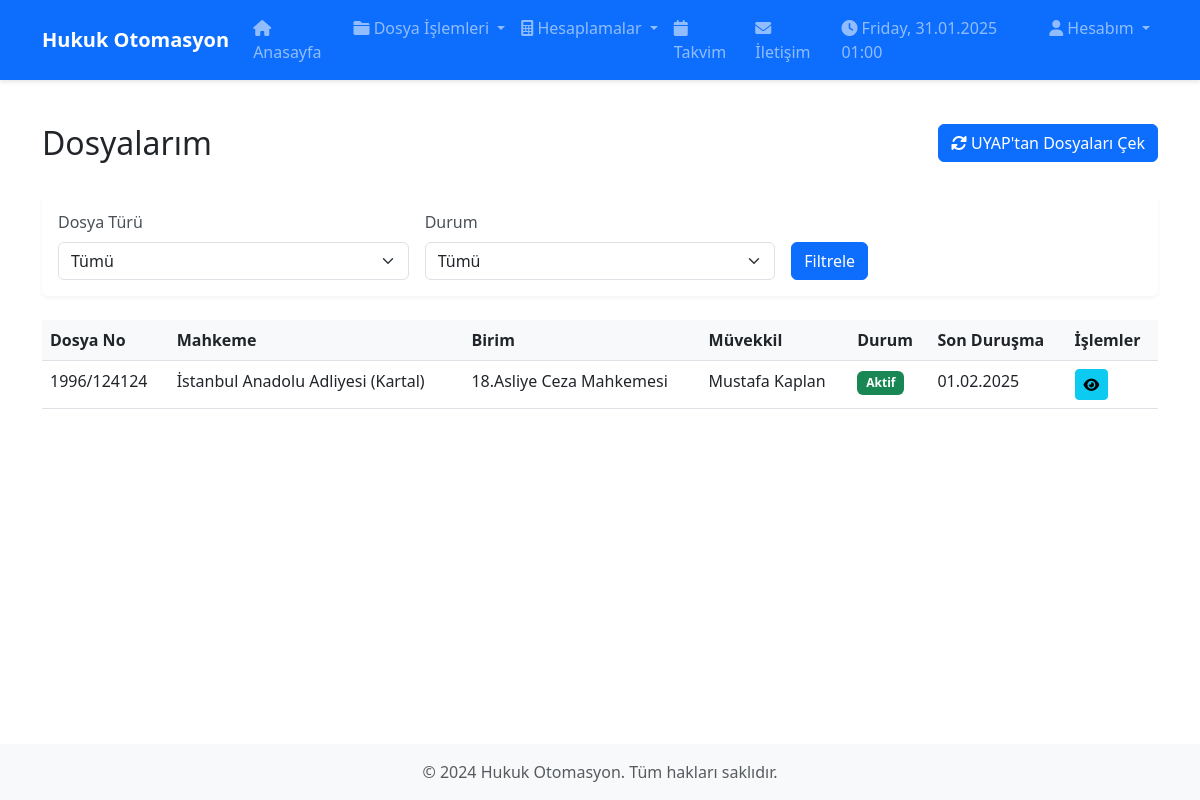
/dosyalarim, run on an earlier commit of the app's database.
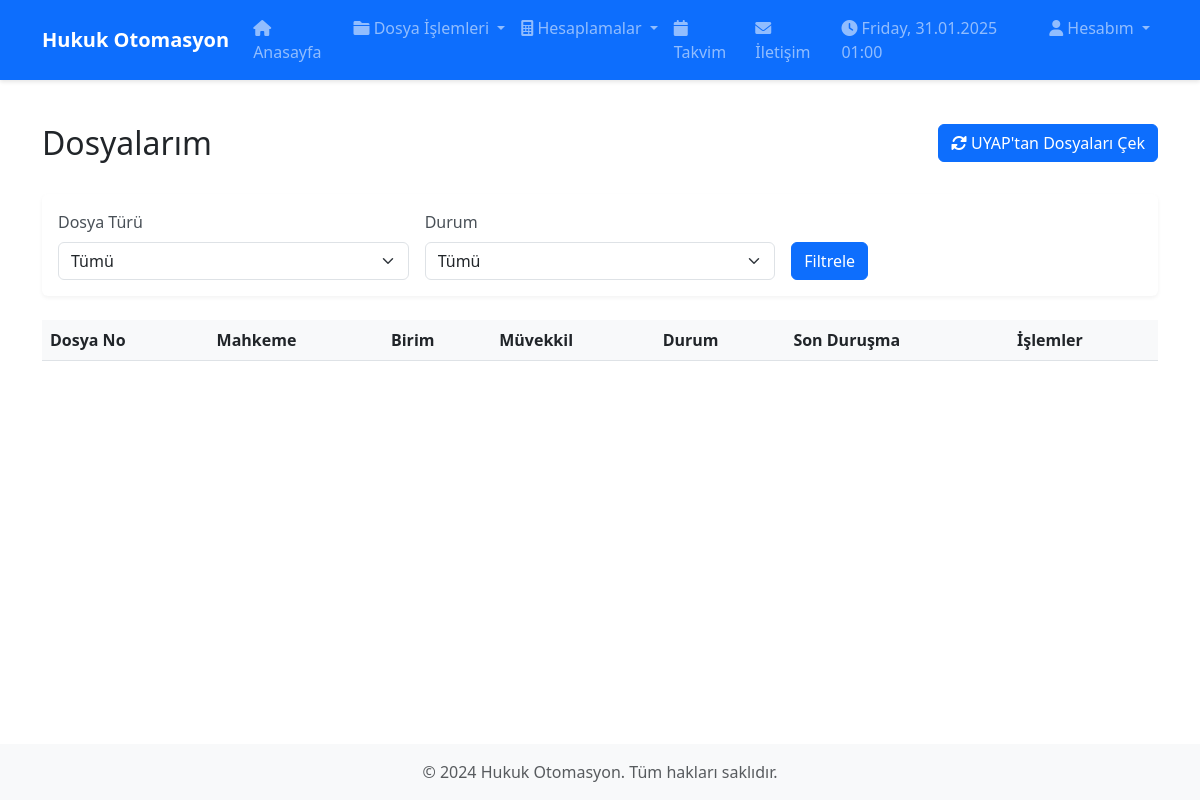
And on a later commit of the database.
### app.py (models this page shows)
class CaseFile(db.Model):
    id = db.Column(db.Integer, primary_key=True)
    file_type = db.Column(db.String(50), nullable=False)
    courthouse = db.Column(db.String(100), nullable=False)  # Adliye
    department = db.Column(db.String(100), nullable=False)  # Birim
    year = db.Column(db.Integer, nullable=False)
    case_number = db.Column(db.String(50), nullable=False)
    client_name = db.Column(db.String(150), nullable=False)
    phone_number = db.Column(db.String(20))
    status = db.Column(db.String(50), default='Aktif')
    open_date = db.Column(db.Date)
    next_hearing = db.Column(db.Date)
    hearing_time = db.Column(db.String(5))  # HH:MM formatında
    expenses = db.relationship('Expense', backref='case_file', lazy=True)
    documents = db.relationship('Document', backref='case_file', lazy=True)
    description = db.Column(db.Text)
    user_id = db.Column(db.Integer, db.ForeignKey('user.id'), nullable=False)

### app.py (the view)
@app.route('/dosyalarim')
def dosyalarim():
    file_type = request.args.get('file_type')
    status = request.args.get('status')
    query = CaseFile.query
    if file_type:
        query = query.filter_by(file_type=file_type)
    if status:
        query = query.filter_by(status=status)
    case_files = query.all()
    return render_template('dosyalarim.html',
                         case_files=case_files,
                         selected_type=file_type,
                         selected_status=status)

### app.py (called while the page is built)
@app.context_processor
def inject_datetime():
    try:
        now = datetime.now()
        current_time = {
            'weekday': now.strftime('%A'),  # Gün adı
            'time': now.strftime('%H:%M'),  # Saat
            'date': now.strftime('%d.%m.%Y')  # Tarih
        }
    except Exception:
        current_time = {
            'weekday': '',
            'time': '',
            'date': ''
        }
    return dict(current_time=current_time)

### templates/dosyalarim.html (shortened to what this page needs)
{% extends "base.html" %}
{% block content %}
<div class="container mt-4">
    <div class="row mb-4">
        <div class="col">
            <h2>Dosyalarım</h2>
        </div>
        <div class="col-auto">
            <button id="uyapSyncBtn" class="btn btn-primary">
                <i class="fas fa-sync-alt"></i> UYAP'tan Dosyaları Çek
            </button>
        </div>
    </div>
    <div class="card mb-4">
        <div class="card-body">
            <form method="get" class="row g-3">
                <div class="col-md-4">
                    <label for="file-type" class="form-label">Dosya Türü</label>
                    <select name="file_type" id="file-type" class="form-select">
                        <option value="">Tümü</option>
                    </select>
                </div>
                <div class="col-md-4">
                    <label for="status" class="form-label">Durum</label>
                    <select name="status" id="status" class="form-select">
                        <option value="">Tümü</option>
                    </select>
                </div>
                <div class="col-md-4 d-flex align-items-end">
                    <button type="submit" class="btn btn-primary">Filtrele</button>
                </div>
            </form>
        </div>
    </div>
    <div class="table-responsive">
        <table class="table table-hover">
            <thead>
                <tr>
                    <th>Dosya No</th>
                    <th>Mahkeme</th>
                    <th>Birim</th>
                    <th>Müvekkil</th>
                    <th>Durum</th>
                    <th>Son Duruşma</th>
                    <th>İşlemler</th>
                </tr>
            </thead>
            <tbody>
                {% for case in case_files %}
                <tr>
                    <td>{{ case.year }}/{{ case.case_number }}</td>
                    <td>{{ case.courthouse }}</td>
                    <td>{{ case.department }}</td>
                    <td>{{ case.client_name }}</td>
                    <td>
                        <span class="badge {% if case.status == 'Aktif' %}bg-success{% else %}bg-secondary{% endif %}">
                            {{ case.status }}
                        </span>
                    </td>
                    <td>{{ case.next_hearing.strftime('%d.%m.%Y') if case.next_hearing else '-' }}</td>
                    <td>
                        <button class="btn btn-sm btn-info view-case" data-case-id="{{ case.id }}">
                            <i class="fas fa-eye"></i>
                        </button>
                    </td>
                </tr>
                {% endfor %}
            </tbody>
        </table>
    </div>
</div>
{% endblock %}

What changed in the data, as far as the page shows it:
removed CaseFile: year "1996", case_number "124124", courthouse "İstanbul Anadolu Adliyesi (Kartal)", department "18.Asliye Ceza Mahkemesi", client_name "Mustafa Kaplan", status "Aktif", next_hearing "01.02.2025"
